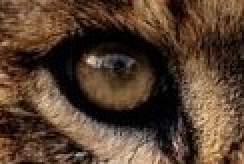
#> input picture add_12.jpg, 122 x 82 px (shown 2 times larger)
$ python 2.py
#> lines starting #> are read from the running program, lines starting #| are printed output that depends on the picture
#> the answer given: add_12.jpg
import cv2
import numpy as np
import math
import random
from tkinter import Tk
from tkinter.filedialog import askopenfilename

def warp_my(filename,M,rsize):
    img = filename
    rows, cols = rsize
    rows1, cols1 = img.shape[:2]
    img_output = np.zeros((rsize[0],rsize[1],3), np.uint8)
    X1 = np.float32([0,0])
    A = np.float32([ [M[0,0],M[0,1]], [M[1,0],M[1,1] ]])

    for x in range(rows-1):
        for y in range(cols-1):
            Y1 = np.float32([ [x-M[0,2]],[y-M[1,2]] ])
            cv2.solve(A,Y1,X1)
            newx = int(X1[0])
            newy = int(X1[1])
            if(newx>0 and newx < rows1 and newy < cols1 and newy>0):
                img_output[x,y,0] = img[newx,newy,0]
                img_output[x,y,1] = img[newx,newy,1]
                img_output[x,y,2] = img[newx,newy,2]
    return img_output

def rotation(filename, angle, scale = 1):
#> called with filename = 'add_12.jpg', angle = 30, scale = 1
    angle = 360-angle
    img = cv2.imread(filename)
#> img is the input picture: shape (82, 122, 3); mean B, G, R 46.7, 63.3, 86.2
    rows, cols = img.shape[:2]
#> rows = 82; cols = 122

    alpha = scale*math.cos(math.radians(angle))
    betha = scale*math.sin(math.radians(angle))
    center_x = cols/2
#> center_x = 61
    center_y = rows/2
#> center_y = 41
    M = np.ndarray(shape=(2,3), buffer = np.array([[alpha,betha,(1-alpha)*center_x-betha*center_y],[-betha,alpha,betha*center_x+(1-alpha)*center_y]]))


    newX,newY = rows*scale,cols*scale
#> newX = 82; newY = 122
    sen = math.sin(math.radians(angle))
    cos = math.cos(math.radians(angle))
    newX,newY = (abs(sen*newY) + abs(cos*newX),abs(sen*newX) + abs(cos*newY))
#> newX = 132; newY = 146.7

    (tx,ty) = ((newX-rows)/2,(newY-cols)/2)
#> tx = 25.01; ty = 12.33
    M[0,2] += tx
    M[1,2] += ty

    img_output = warp_my(img, M, (int(newX),int(newY)))
#> after the loop in warp_my, `for x in range(rows-1):`:
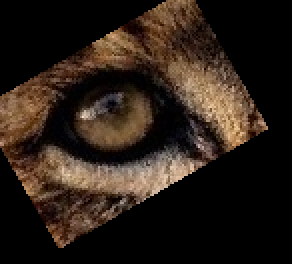
#> img_output: shape (132, 146, 3) (shown 2 times larger); mean B, G, R 23.3, 31.4, 42.7
    strr = "rotation_"+str(random.random())+".jpg"
    cv2.imwrite(strr,img_output)
    return strr


filename = askopenfilename()

rotation(filename,30)
